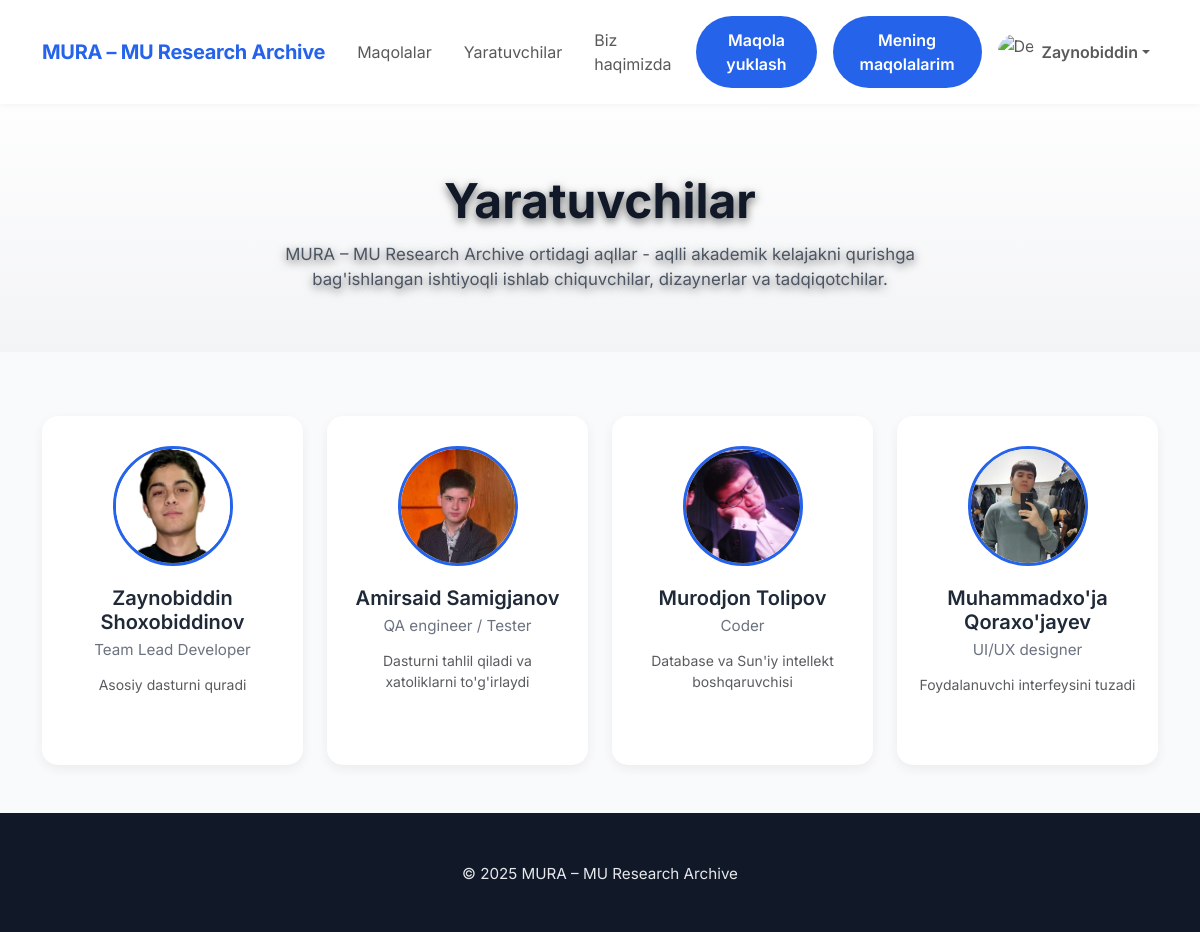
The page /creators/ (signed in) on the database as committed earlier.
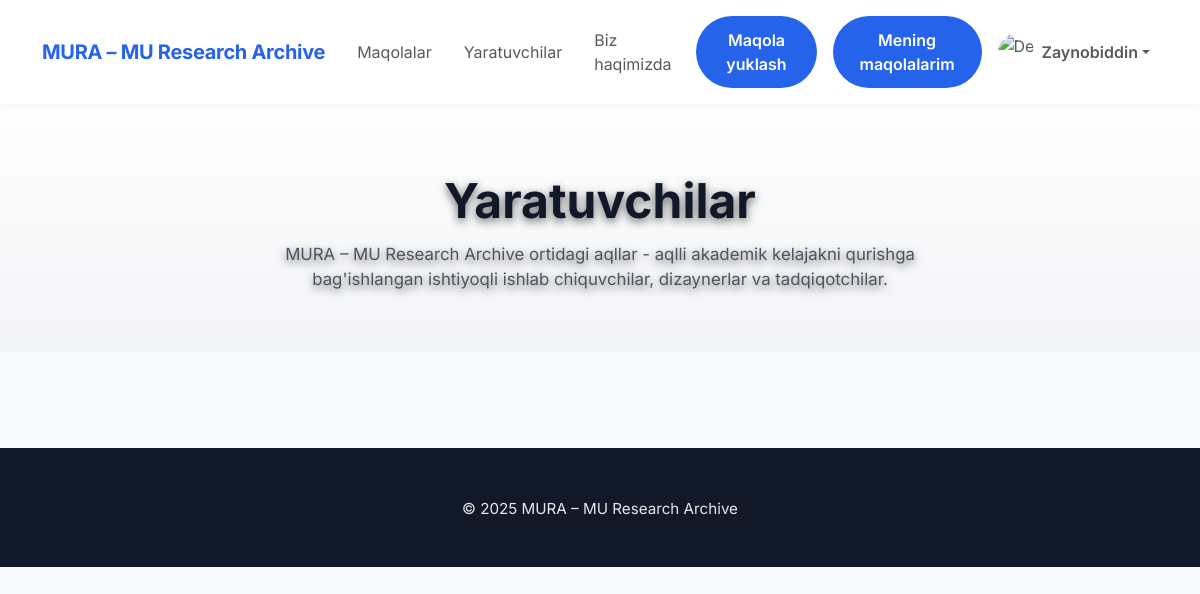
The same page on the database as committed later.
### main/models.py (models this page shows, shortened)
class Creator(models.Model):
    name = models.CharField(max_length=255)
    role = models.CharField(max_length=100)
    description = models.TextField()
    image = models.ImageField(upload_to='creators/')
    instagram = models.URLField(null=True, blank=True)
    telegram = models.URLField(null=True, blank=True)
    github = models.URLField(null=True, blank=True)
    linkedin = models.URLField(null=True, blank=True)

### main/views.py (the view)
# urls.py: path('creators/', CreatorsView.as_view(), name='creators'),
class CreatorsView(ListView):
    model = Creator
    template_name = 'templates/creators.html'
    context_object_name = 'creators'
    def get_queryset(self):
        return Creator.objects.all()

### templates/creators.html (shortened to what this page needs)
{% extends "base.html" %}
{% load static %}
{% block style %}
    <link rel="stylesheet" href="{% static 'main/css/base.css' %}">
    <link rel="stylesheet" href="{% static 'main/css/owners.css' %}">
{% endblock %}
{% block content %}
    <section class="hero">
        <div class="container">
            <h1>Yaratuvchilar</h1>
            <p>MURA – MU Research Archive ortidagi aqllar - aqlli akademik kelajakni qurishga bag'ishlangan ishtiyoqli
                ishlab chiquvchilar, dizaynerlar va tadqiqotchilar.</p>
        </div>
    </section>
    <section class="container my-5">
        <div class="row g- justify-content-center">
            {% for creator in creators %}
                <div class="col-12 mt-3 col-sm-6 col-lg-3 d-flex">
                    <div class="creator-card flex-fill">
                        <img src="{{ creator.image.url }}" alt="Creator" class="creator-img">
                        <h5>{{ creator.name }}</h5>
                        <p class="creator-role">{{ creator.role }}</p>
                        <p class="small text-muted">{{ creator.description }}</p>
                        <div class="social-links">
                        </div>
                    </div>
                </div>
            {% endfor %}
        </div>
    </section>
{% endblock %}

Rows that differ between the two databases and show on the page:
removed Creator: image (picture), name "Zaynobiddin Shoxobiddinov", role "Team Lead Developer", description "Asosiy dasturni quradi"
removed Creator: image (picture), name "Amirsaid Samigjanov", role "QA engineer / Tester", description "Dasturni tahlil qiladi va xatoliklarni to'g'irlaydi"
removed Creator: image (picture), name "Murodjon Tolipov", role "Coder", description "Database va Sun'iy intellekt boshqaruvchisi"
removed Creator: image (picture), name "Muhammadxo'ja Qoraxo'jayev", role "UI/UX designer", description "Foydalanuvchi interfeysini tuzadi"
